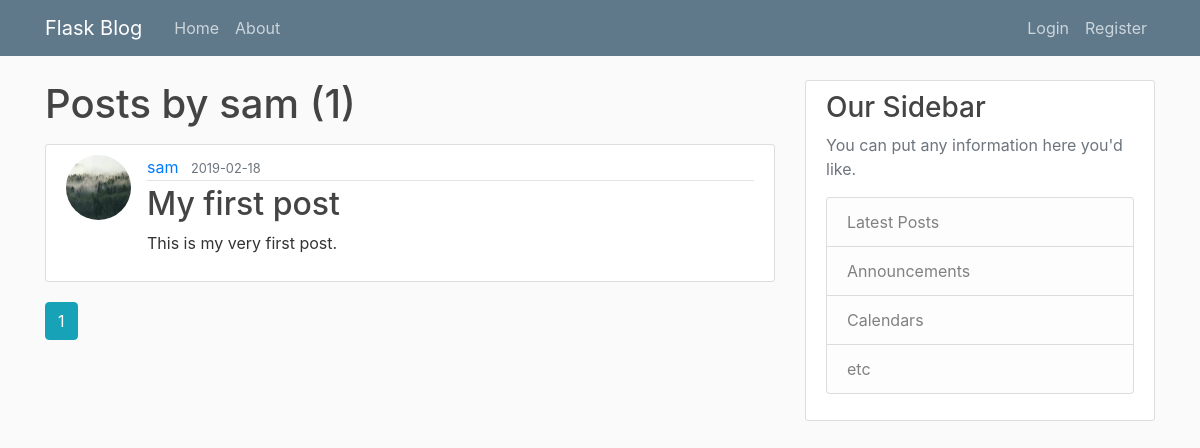
The app's page /user/sam, older data.
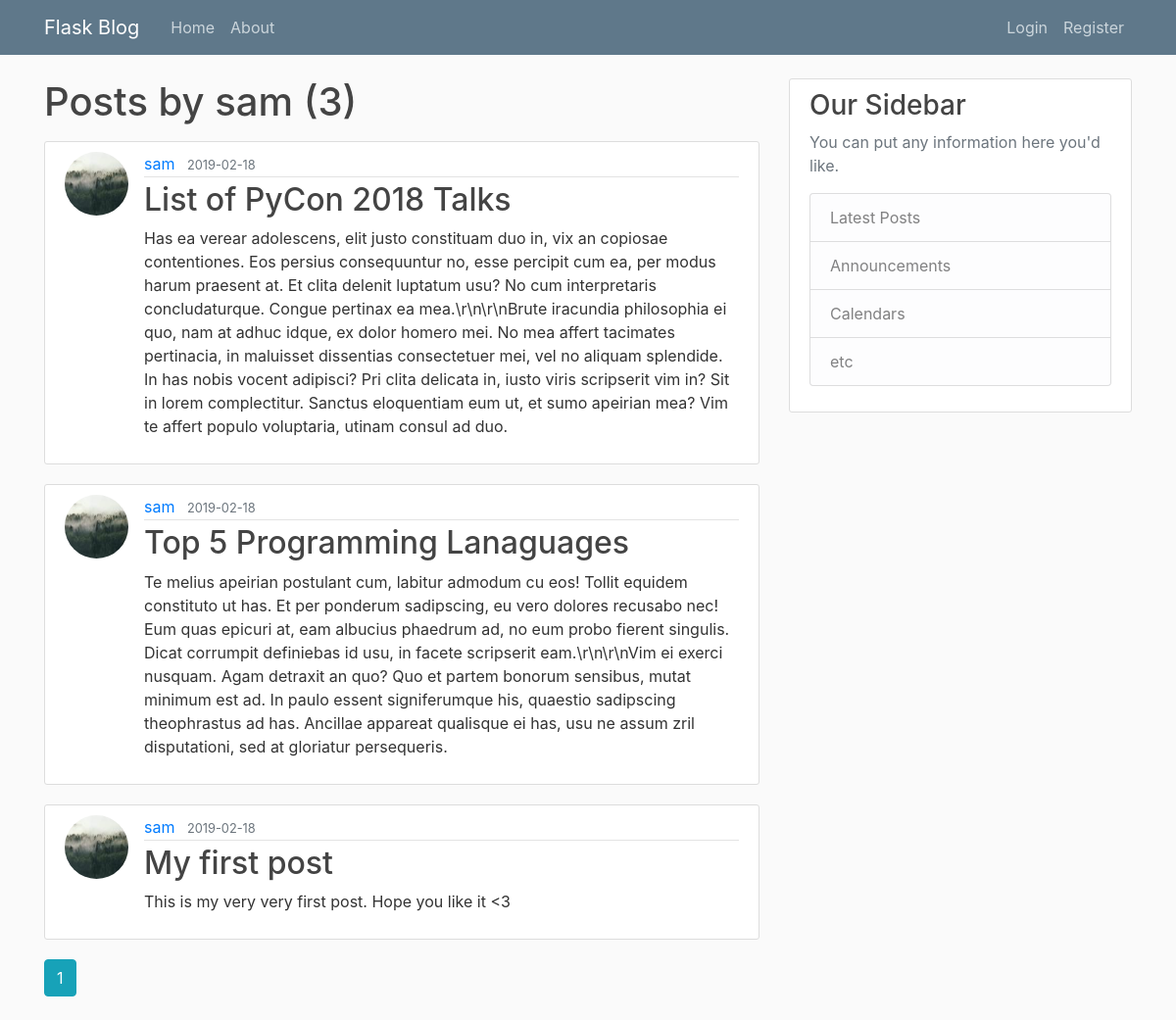
The same page, newer data.
### flaskblog/models.py (models this page shows, shortened)
class User(db.Model, UserMixin):
    id = db.Column(db.Integer, primary_key=True)
    username = db.Column(db.String(20), unique=True, nullable=False)
    email = db.Column(db.String(120), unique=True, nullable=False)
    image_file = db.Column(db.String(20), nullable=False,
                           default='default.jpg')
    password = db.Column(db.String(60), nullable=False)
    posts = db.relationship('Post', backref='author', lazy=True)

class Post(db.Model):
    id = db.Column(db.Integer, primary_key=True)
    title = db.Column(db.String(100), nullable=False)
    date_posted = db.Column(db.DateTime, nullable=False,
                            default=datetime.utcnow)
    content = db.Column(db.Text, nullable=False)
    user_id = db.Column(db.Integer, db.ForeignKey('user.id'), nullable=False)

### flaskblog/users/routes.py (the view)
@users.route("/user/<string:username>")
def user_posts(username):
    page = request.args.get('page', 1, type=int)
    user = User.query.filter_by(username=username).first_or_404()
    posts = Post.query.filter_by(author=user)\
        .order_by(Post.date_posted.desc())\
        .paginate(page=page, per_page=5)
    return render_template('user_posts.html', posts=posts, user=user)

### flaskblog/templates/user_posts.html
{% extends "layout.html" %} {% block content %}
<h1 class="mb-3">Posts by {{ user.username }} ({{ posts.total }})</h1>
{% for post in posts.items %}
<article class="media content-section">
  <img
    class="rounded-circle article-img"
    src="{{ url_for('static', filename='profile_pics/' + post.author.image_file) }}"
  />
  <div class="media-body">
    <div class="article-metadata">
      <a
        class="mr-2"
        href="{{ url_for('users.user_posts', username=post.author.username) }}"
        >{{ post.author.username }}</a
      >
      <small class="text-muted">{{
        post.date_posted.strftime('%Y-%m-%d')
      }}</small>
    </div>
    <h2>
      <a
        class="article-title"
        href="{{ url_for('posts.post', post_id=post.id) }}"
        >{{ post.title }}</a
      >
    </h2>
    <p class="article-content">{{ post.content }}</p>
  </div>
</article>
{% endfor %} {% for page_num in posts.iter_pages(left_edge=1, right_edge=1,
left_current=1, right_current=2) %} {% if page_num %} {% if posts.page ==
page_num %}
<a
  class="btn btn-info mb-4"
  href="{{ url_for('users.user_posts', username=user.username, page=page_num) }}"
  >{{ page_num }}</a
>
{% else %}
<a
  class="btn btn-outline-info mb-4"
  href="{{ url_for('users.user_posts', username=user.username, page=page_num) }}"
  >{{ page_num }}</a
>
{% endif %} {% else %} ... {% endif %} {% endfor %} {% endblock content %}

### flaskblog/templates/layout.html (shortened to what this page needs)
<!DOCTYPE html>
<html>
<head>
    <link rel="stylesheet" href="https://maxcdn.bootstrapcdn.com/bootstrap/4.0.0/css/bootstrap.min.css">
    <link rel="stylesheet" type="text/css" href="{{ url_for('static', filename='main.css') }}">
</head>
<body>
    <header class="site-header">
      <nav class="navbar navbar-expand-md navbar-dark bg-steel fixed-top">
        <div class="container">
          <a class="navbar-brand mr-4" href="/">Flask Blog</a>
          <div class="collapse navbar-collapse" id="navbarToggle">
            <div class="navbar-nav mr-auto">
              <a class="nav-item nav-link" href="{{ url_for('main.home') }}">Home</a>
              <a class="nav-item nav-link" href="{{ url_for('main.about') }}">About</a>
            </div>
            <div class="navbar-nav">
              {% if current_user.is_authenticated %}
                <a class="nav-item nav-link" href="{{ url_for('posts.new_post') }}">New Post</a>
                <a class="nav-item nav-link" href="{{ url_for('users.account') }}">Account</a>
                <a class="nav-item nav-link" href="{{ url_for('users.logout') }}">Logout</a>
              {% else %}
                <a class="nav-item nav-link" href="{{ url_for('users.login') }}">Login</a>
                <a class="nav-item nav-link" href="{{ url_for('users.register') }}">Register</a>
              {% endif %}
            </div>
          </div>
        </div>
      </nav>
    </header>
    <main role="main" class="container">
      <div class="row">
        <div class="col-md-8">
          {% block content %}{% endblock %}
        </div>
        <div class="col-md-4">
          <div class="content-section">
            <h3>Our Sidebar</h3>
            <p class='text-muted'>You can put any information here you'd like.
              <ul class="list-group">
                <li class="list-group-item list-group-item-light">Latest Posts</li>
                <li class="list-group-item list-group-item-light">Announcements</li>
                <li class="list-group-item list-group-item-light">Calendars</li>
                <li class="list-group-item list-group-item-light">etc</li>
              </ul>
            </p>
          </div>
        </div>
      </div>
    </main>
</body>
</html>

### flaskblog/static/main.css (style rules this page uses)
body { background: #fafafa; color: #333333; margin-top: 5rem; }
h1, h2, h3, h4, h5, h6 { color: #444444; }
.bg-steel { background-color: #5f788a; }
.site-header .navbar-nav .nav-link { color: #cbd5db; }
.content-section { background: #ffffff; padding: 10px 20px; border: 1px solid #dddddd; border-radius: 3px; margin-bottom: 20px; }
.article-title { color: #444444; }
.article-content { white-space: pre-line; }
.article-img { height: 65px; width: 65px; margin-right: 16px; }
.article-metadata { padding-bottom: 1px; margin-bottom: 4px; border-bottom: 1px solid #e3e3e3 }

Row changes from the older to the newer data that the page shows:
added Post: image_file (picture), author.username "sam", date_posted "2019-02-18", title "List of PyCon 2018 Talks", content "Has ea verear adolescens, elit justo constituam duo in, vix an copiosae contentiones. Eos persius consequuntur no, esse percipit cum ea, per modus harum praesent at. Et clita delenit luptatum usu? No cum interpretaris concludaturque. Congue pertinax ea mea.\\r\\n\\r\\nBrute iracundia philosophia ei quo, nam at adhuc idque, ex dolor homero mei. No mea affert tacimates pertinacia, in maluisset dissentias consectetuer mei, vel no aliquam splendide. In has nobis vocent adipisci? Pri clita delicata in, iusto viris scripserit vim in? Sit in lorem complectitur. Sanctus eloquentiam eum ut, et sumo apeirian mea? Vim te affert populo voluptaria, utinam consul ad duo."
added Post: image_file (picture), author.username "sam", date_posted "2019-02-18", title "Top 5 Programming Lanaguages", content "Te melius apeirian postulant cum, labitur admodum cu eos! Tollit equidem constituto ut has. Et per ponderum sadipscing, eu vero dolores recusabo nec! Eum quas epicuri at, eam albucius phaedrum ad, no eum probo fierent singulis. Dicat corrumpit definiebas id usu, in facete scripserit eam.\\r\\n\\r\\nVim ei exerci nusquam. Agam detraxit an quo? Quo et partem bonorum sensibus, mutat minimum est ad. In paulo essent signiferumque his, quaestio sadipscing theophrastus ad has. Ancillae appareat qualisque ei has, usu ne assum zril disputationi, sed at gloriatur persequeris."
changed Post "My first post": content "This is my very first post." → "This is my very very first post. Hope you like it <3"
Text that changed along with them:
{{ posts.total }}: "1" → "3"
